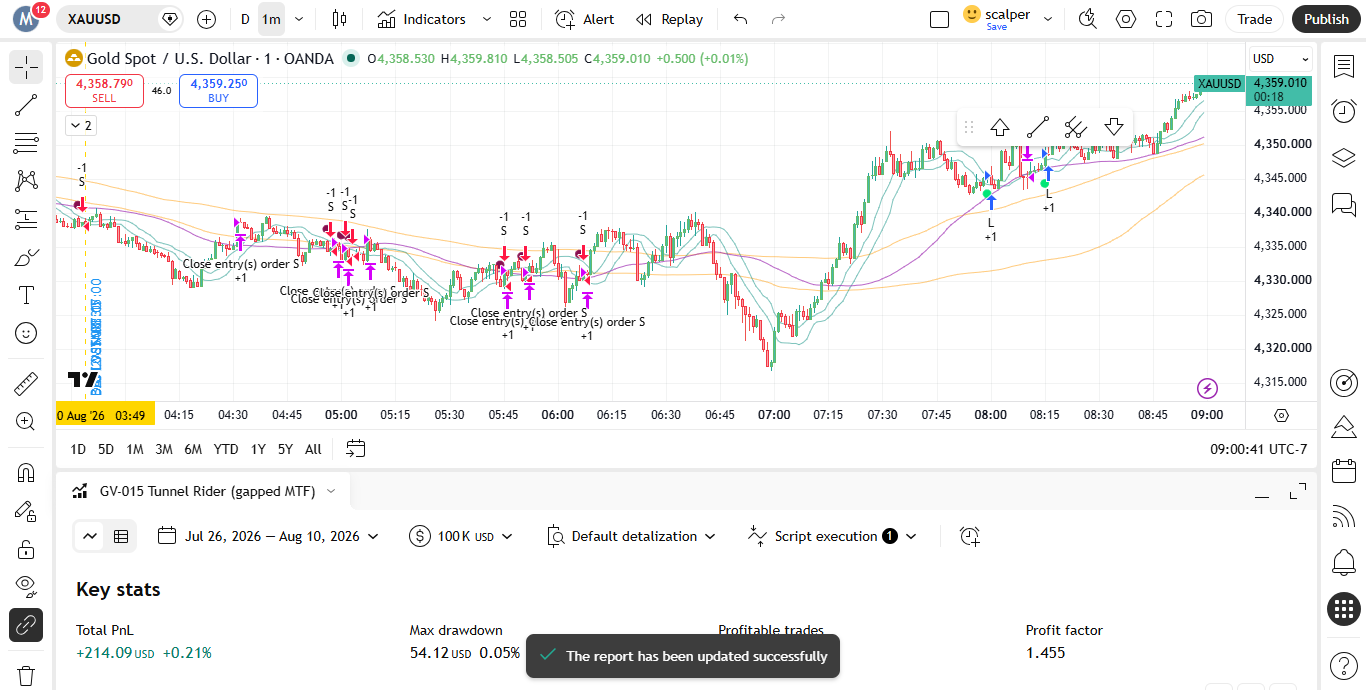
#> input picture evidence_court/artifacts/tv_xau_tf_1m.png, 1366 x 690 px
$ python _render_principles_on_tv_mt5.py
#> lines starting #> are read from the running program, lines starting #| are printed output that depends on the picture
#> in load_tv, img is the input picture: shape (690, 1366, 3); mean B, G, R 242.8, 243.4, 243.6
"""Overlay Court principles onto REAL charts (TradingView captures + MT5/M1 data).

Uses cv2 only. Language: Force / Pullback / Resume (never load/reclaim).
TradingView CDP optional — falls back to artifacts/tv_xau_tf_*.png.
"""
from __future__ import annotations

import csv
from datetime import datetime
from pathlib import Path
from typing import List, Optional, Sequence, Tuple

import cv2
import numpy as np

ROOT = Path(__file__).resolve().parents[2]
ART = Path(__file__).resolve().parent
OUT = ART / "policy_principles_on_charts"
OUT.mkdir(parents=True, exist_ok=True)

# BGR
WHITE = (235, 235, 235)
GOLD = (40, 180, 220)
GREEN = (80, 200, 120)
RED = (80, 80, 220)
CYAN = (200, 200, 80)
ORANGE = (60, 140, 255)
PURPLE = (200, 120, 180)
MUTED = (160, 160, 170)
DARK = (0, 0, 0)

TV_SHOTS = {
    "1m": ART / "tv_xau_tf_1m.png",
    "15m": ART / "tv_xau_tf_15m.png",
    "30m": ART / "tv_xau_tf_30m.png",
    "day12": ART / "tv_day12_chart_view.png",
}

XAU_M1 = Path(
    r"C:\Users\user\Fable5_Foundation\MOMENTUM_ONE\the-truth\data\raw\XAUUSD_M1_full.csv"
)


def put(img, text, xy, scale=0.55, color=WHITE, thick=1):
    cv2.putText(
        img, text, xy, cv2.FONT_HERSHEY_SIMPLEX, scale, color, thick, cv2.LINE_AA
    )


def banner_top(img, lines: Sequence[Tuple[str, tuple]], h_frac: float = 0.22):
    """Semi-transparent principle banner on top of real chart."""
#> called with h_frac = 0.22
    h, w = img.shape[:2]
    bh = max(90, int(h * h_frac))
    overlay = img.copy()
    cv2.rectangle(overlay, (0, 0), (w, bh), (12, 12, 16), -1)
    out = cv2.addWeighted(overlay, 0.72, img, 0.28, 0)
    y = 28
    for text, col in lines:
        put(out, text[:110], (16, y), 0.55 if y > 40 else 0.7, col, 2 if y < 40 else 1)
        y += 26
#> out: shape (690, 1366, 3); mean B, G, R 206.5, 207.5, 208.6
#> after the loop, y = 132
    return out


def banner_bottom(img, text: str, color=CYAN):
    h, w = img.shape[:2]
    overlay = img.copy()
    cv2.rectangle(overlay, (0, h - 48), (w, h), (12, 12, 16), -1)
    out = cv2.addWeighted(overlay, 0.7, img, 0.3, 0)
    put(out, text[:120], (16, h - 18), 0.5, color, 1)
    return out


def side_rail(img, title: str, bullets: Sequence[str], color=GOLD):
    """Right-side principle rail on real chart."""
#> called with title = 'Policy principle', color = (40, 180, 220)
    h, w = img.shape[:2]
    rw = min(340, max(260, w // 3))
    x0 = w - rw
    overlay = img.copy()
    cv2.rectangle(overlay, (x0, 0), (w, h), (18, 18, 24), -1)
    out = cv2.addWeighted(overlay, 0.78, img, 0.22, 0)
    put(out, title[:28], (x0 + 12, 36), 0.6, color, 2)
    y = 70
    for b in bullets:
        for i in range(0, len(b), 32):
            put(out, b[i : i + 32], (x0 + 12, y), 0.42, WHITE, 1)
            y += 20
        y += 8
        if y > h - 60:
            break
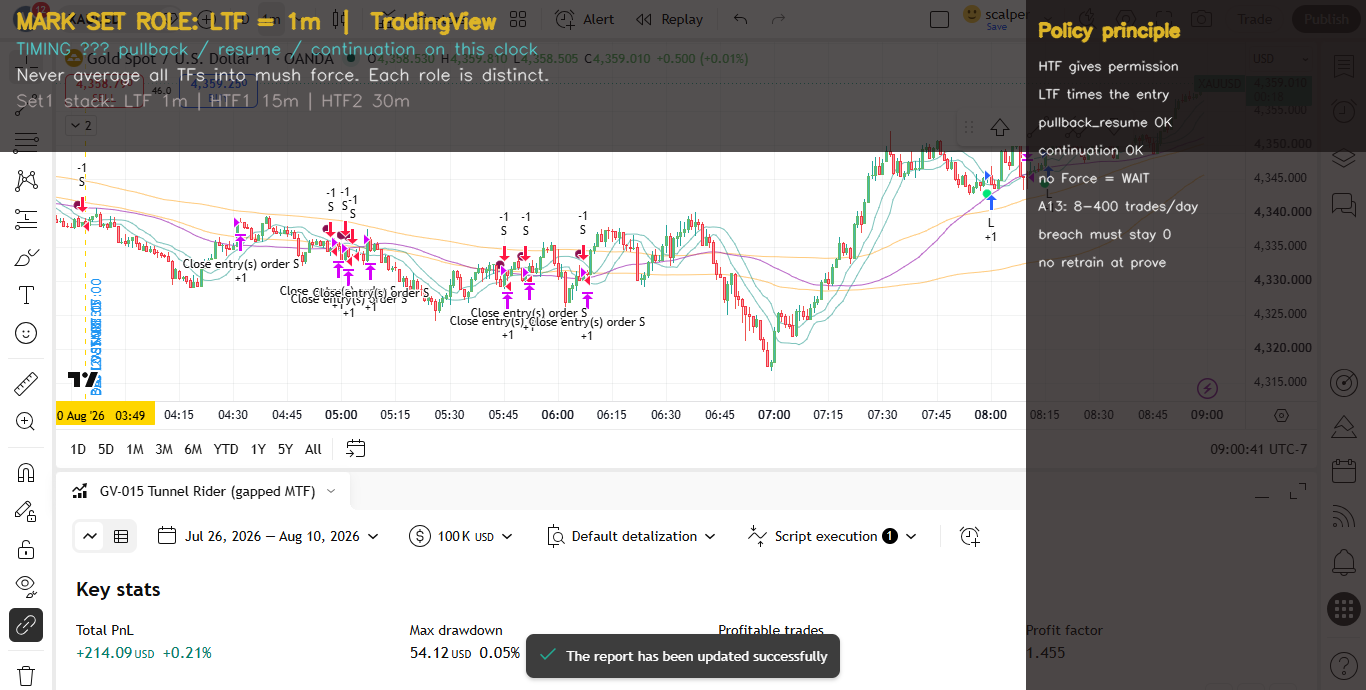
#> out: shape (690, 1366, 3); mean B, G, R 169.8, 170.9, 173.2
#> after the loop, y = 294
    put(out, "Policy eyes on REAL chart", (x0 + 12, h - 40), 0.4, MUTED, 1)
    put(out, "cv2 overlay | not edge engine", (x0 + 12, h - 18), 0.38, MUTED, 1)
#| wrote evidence_court/artifacts/policy_principles_on_charts/tv_1m_role_ltf.png (690, 1366, 3)
    return out


def load_tv(path: Path) -> Optional[np.ndarray]:
    if not path.is_file():
        return None
    img = cv2.imread(str(path))
    return img


def annotate_force_pullback_resume(img: np.ndarray, tf_label: str) -> np.ndarray:
    """Principle 04 on a live/TV chart."""
    out = banner_top(
        img,
        [
            (f"PRINCIPLE: FORCE -> PULLBACK -> RESUME  |  TV chart  {tf_label}", GOLD),
            ("FORCE = HTF permission (tide). No Force = I wait.", GREEN),
            ("PULLBACK = LTF dip against tide. I still wait (no dip-chase).", ORANGE),
            ("RESUME = return with Force. Then I may fire.", CYAN),
        ],
    )
    out = banner_bottom(
        out,
        "I am the Policy. This is a REAL chart. Geometry over indicator names. Source: TradingView capture.",
    )
    # legend boxes lower-left
    h, w = out.shape[:2]
    x, y = 20, h - 160
    for lab, col in (
        ("FORCE", GREEN),
        ("PULLBACK", ORANGE),
        ("RESUME", CYAN),
    ):
        cv2.rectangle(out, (x, y), (x + 110, y + 36), col, 2)
        put(out, lab, (x + 12, y + 25), 0.5, col, 1)
        x += 125
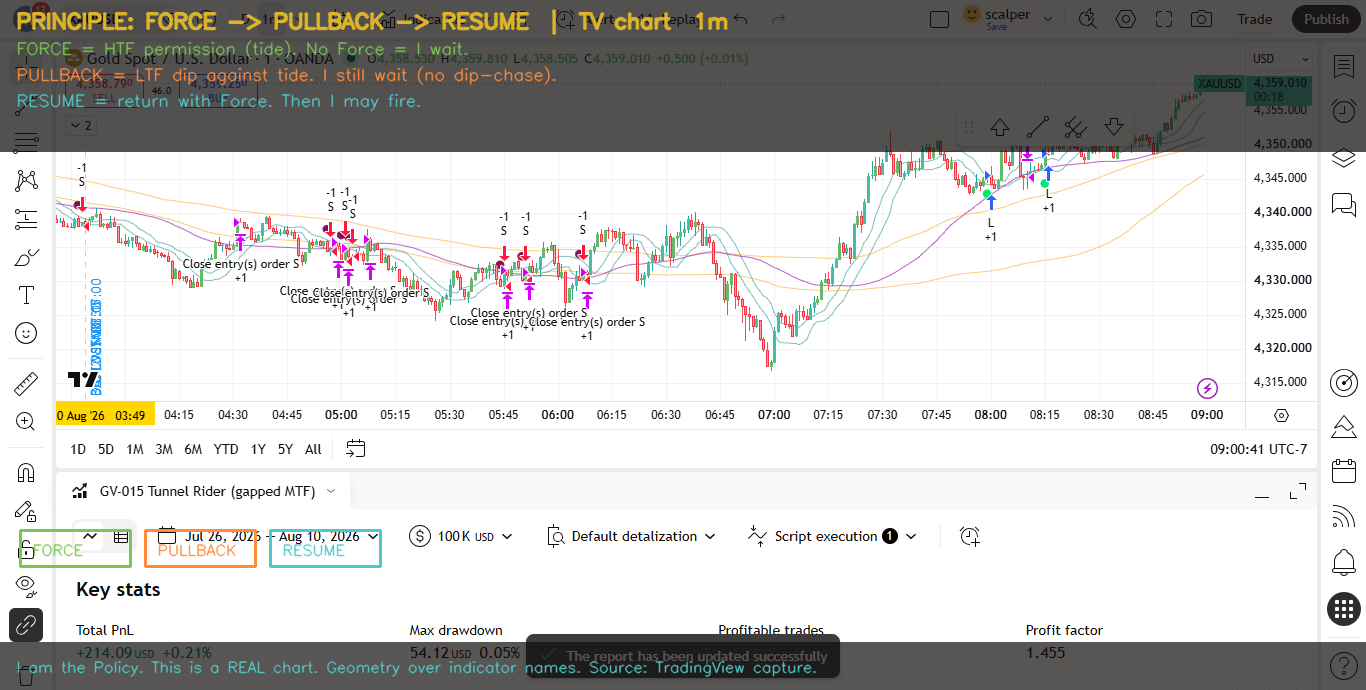
#> out: shape (690, 1366, 3); mean B, G, R 195.8, 197.4, 198.6
#> after the loop, x = 395
#| wrote evidence_court/artifacts/policy_principles_on_charts/tv_1m_force_pullback_resume.png (690, 1366, 3)
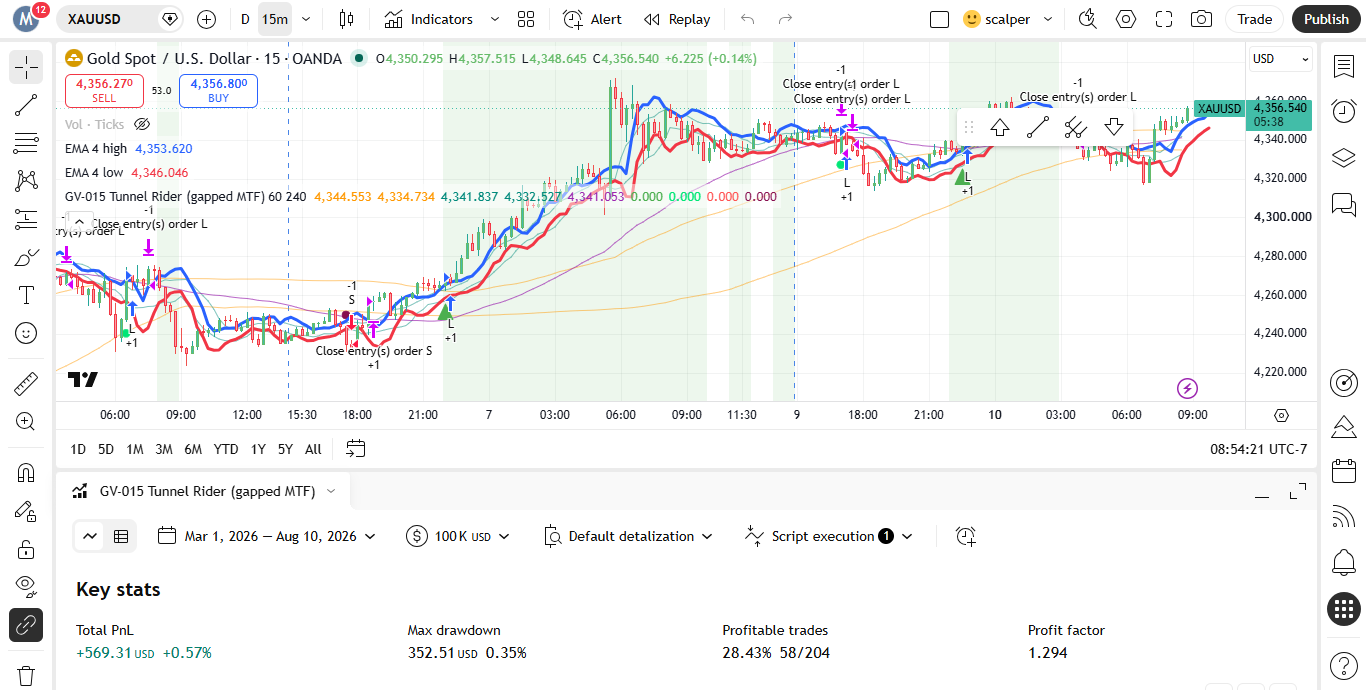
#> input picture evidence_court/artifacts/tv_day12_chart_view.png, 1366 x 690 px
#> in load_tv, img is the input picture: shape (690, 1366, 3); mean B, G, R 243.1, 244.1, 243.1
    return out


def annotate_three_tf_roles(img: np.ndarray, role: str, tf: str) -> np.ndarray:
    """Mark set stack role on this TF chart."""
    role_u = role.upper()
    meaning = {
        "LTF": "TIMING — pullback / resume / continuation on this clock",
        "HTF1": "FORCE — mid confirmation of tide",
        "HTF2": "FORCE — higher confirmation of tide",
    }.get(role_u, "Mark set role")
    out = banner_top(
        img,
        [
            (f"MARK SET ROLE: {role_u} = {tf}  |  TradingView", GOLD),
            (meaning, CYAN),
            ("Never average all TFs into mush force. Each role is distinct.", WHITE),
            ("Set1 stack: LTF 1m | HTF1 15m | HTF2 30m", MUTED),
        ],
    )
    out = side_rail(
        out,
        "Policy principle",
        [
            "HTF gives permission",
            "LTF times the entry",
            "pullback_resume OK",
            "continuation OK",
            "no Force = WAIT",
            "A13: 8-400 trades/day",
            "breach must stay 0",
            "no retrain at prove",
        ],
        GOLD,
    )
    return out


def annotate_mission(img: np.ndarray) -> np.ndarray:
    out = banner_top(
        img,
        [
            ("MISSION A31 on REAL MARKET  |  TradingView / MT5 data path", GOLD),
            ("ONE bot. Target% and Risk% change STATE, not WEIGHTS.", GREEN),
            ("Breach 0 absolute. Scalper MUST land 8-400 trades/day (A13).", RED),
            ("Train offline. Freeze at prove. Measure dual. Court PROMOTE only.", ORANGE),
        ],
    )
#> in banner_top (call 7), `out = cv2.addWeighted(overlay, 0.72, img, 0.28, 0)`:
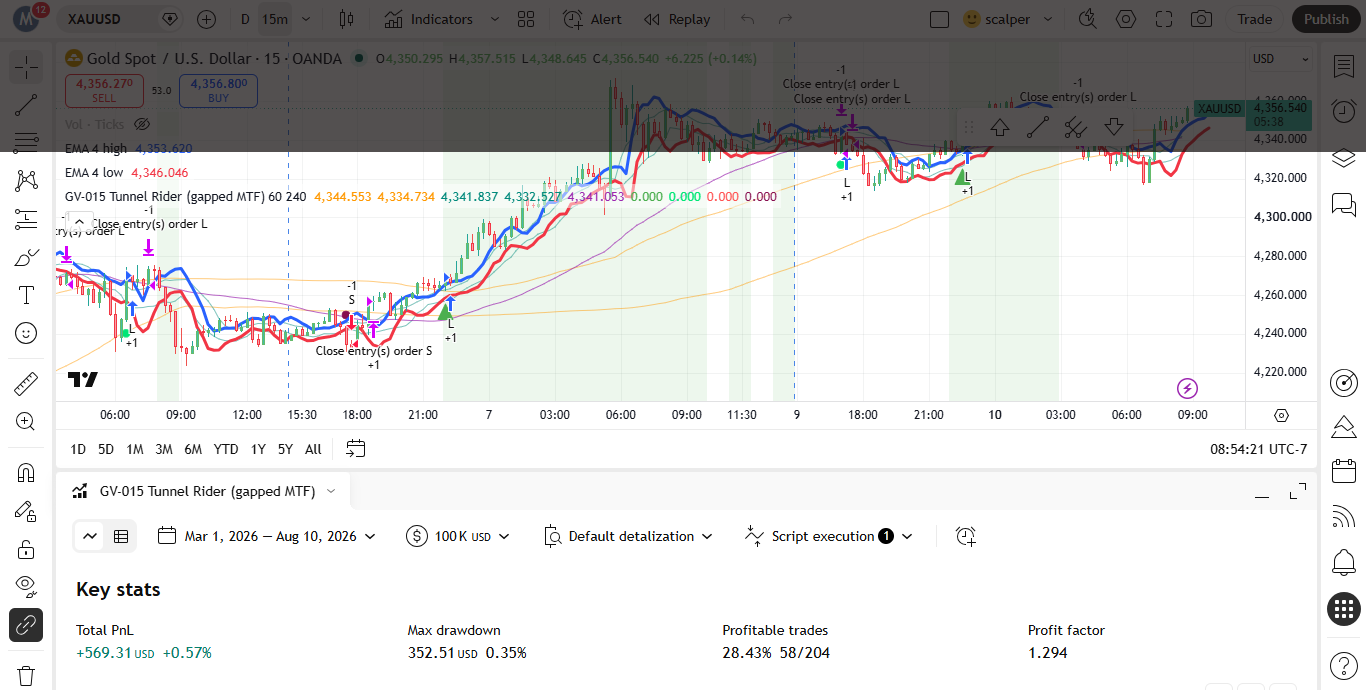
#> out: shape (690, 1366, 3); mean B, G, R 207.4, 208.2, 208.3
#> after the loop in banner_top (call 7), `for text, col in lines:`: y = 132
    return banner_bottom(
        out, "Evidence: principles painted on live-style chart — Policy understanding"
    )
#| wrote evidence_court/artifacts/policy_principles_on_charts/tv_day12_mission_a31.png (690, 1366, 3)


def annotate_mental_replay(img: np.ndarray) -> np.ndarray:
    out = banner_top(
        img,
        [
            ("MENTAL REPLAY on chart  |  BEFORE / DURING / AFTER x 3 TFs", GOLD),
            ("BEFORE: Force side + pullback/resume setup", GREEN),
            ("DURING: hold with Force or thrash on LTF noise?", ORANGE),
            ("AFTER: still Force? exit quality? outcome tags teach offline", CYAN),
        ],
        h_frac=0.2,
    )
    h, w = out.shape[:2]
    # 3 phase labels across chart mid
    for i, (lab, col) in enumerate(
        (("BEFORE", GREEN), ("DURING", ORANGE), ("AFTER", CYAN))
    ):
        x = int(w * (0.12 + i * 0.28))
        cv2.rectangle(out, (x, h // 2 - 20), (x + 140, h // 2 + 20), col, 2)
        put(out, lab, (x + 20, h // 2 + 8), 0.6, col, 2)
#| wrote evidence_court/artifacts/policy_principles_on_charts/tv_day12_mental_replay.png (690, 1366, 3)
    return banner_bottom(
        out, "Offline journal only — I do not retrain from this at prove (A14)"
    )


def annotate_senses(img: np.ndarray) -> np.ndarray:
    out = banner_top(
        img,
        [
            ("SENSES A32 on market picture  |  pack into my brain", GOLD),
            ("SIGHT structure  |  FEEL pullback tension  |  TASTE edge+goal  |  HEAR regime", CYAN),
            ("Fail: flat on B&B day | freeze on tension | all bars equal | thrash reverse", RED),
        ],
    )
    return side_rail(
        out,
        "Not folklore RSI",
        [
            "Relative to edge",
            "Every official set",
            "Drive the brain",
            "Not probe-only",
        ],
        PURPLE,
    )
#| wrote evidence_court/artifacts/policy_principles_on_charts/tv_day12_senses_a32.png (690, 1366, 3)
#| wrote evidence_court/artifacts/policy_principles_on_charts/tv_set1_collage_1m_15m_30m.png (1030, 900, 3)


def load_m1_bars(path: Path, date: str = "2026-01-21", limit: int = 180) -> List[dict]:
    """Load MT5-style M1 CSV (flexible columns)."""
    if not path.is_file():
        return []
    rows: List[dict] = []
    with path.open("r", encoding="utf-8", errors="replace") as f:
        # sniff header
        sample = f.read(4096)
        f.seek(0)
        try:
            dialect = csv.Sniffer().sniff(sample, delimiters=",;\t")
        except csv.Error:
            dialect = csv.excel
        reader = csv.DictReader(f, dialect=dialect)
        if not reader.fieldnames:
            return []
        fields = {n.lower().strip(): n for n in reader.fieldnames}

        # [9 lines left out: function col, not called in this run]

        c_date = col("date", "time", "datetime", "timestamp")
        c_o = col("open", "o")
        c_h = col("high", "h")
        c_l = col("low", "l")
        c_c = col("close", "c")
        if not all([c_o, c_h, c_l, c_c]):
            return []
        for r in reader:
            raw_t = str(r.get(c_date, "") or "")
            if date and date not in raw_t and not raw_t.startswith(date):
                # also allow YYYY.MM.DD
                d2 = date.replace("-", ".")
                if d2 not in raw_t:
                    continue
            try:
                rows.append(
                    {
                        "t": raw_t,
                        "open": float(r[c_o]),
                        "high": float(r[c_h]),
                        "low": float(r[c_l]),
                        "close": float(r[c_c]),
                    }
                )
            except (TypeError, ValueError, KeyError):
                continue
            if len(rows) >= limit:
                break
    return rows


def render_mt5_candles(
    bars: Sequence[dict],
    *,
    w: int = 1280,
    h: int = 720,
    title: str = "XAUUSD M1 (MT5 data path)",
) -> np.ndarray:
    """Paint OHLC candles from MT5/local CSV — real prices, cv2 canvas."""
    img = np.zeros((h, w, 3), dtype=np.uint8)
    img[:] = (22, 22, 28)
    if len(bars) < 5:
        put(img, "No M1 bars — check XAUUSD CSV path", (40, 80), 0.7, RED, 2)
        return img

    put(img, title, (20, 36), 0.7, GOLD, 2)
    put(img, f"bars={len(bars)}  source=local MT5-style CSV  (not synthetic random)", (20, 64), 0.45, MUTED, 1)

    pad_l, pad_r, pad_t, pad_b = 60, 40, 90, 50
    chart_w = w - pad_l - pad_r
    chart_h = h - pad_t - pad_b
    highs = [b["high"] for b in bars]
    lows = [b["low"] for b in bars]
    lo, hi = min(lows), max(highs)
    span = max(hi - lo, 1e-9)

    def ypx(price: float) -> int:
        return int(pad_t + (hi - price) / span * chart_h)

    n = len(bars)
    bw = max(2, chart_w // n - 1)
    for i, b in enumerate(bars):
        x = pad_l + int(i * chart_w / n)
        y_o, y_c = ypx(b["open"]), ypx(b["close"])
        y_h, y_l = ypx(b["high"]), ypx(b["low"])
        up = b["close"] >= b["open"]
        col = GREEN if up else RED
        cv2.line(img, (x + bw // 2, y_h), (x + bw // 2, y_l), col, 1)
        y1, y2 = min(y_o, y_c), max(y_o, y_c)
        if y2 - y1 < 1:
            y2 = y1 + 1
        cv2.rectangle(img, (x, y1), (x + bw, y2), col, -1)

    # Force / Pullback / Resume legend on MT5 chart
    put(img, "Geometry to see here:", (20, h - 28), 0.5, WHITE, 1)
    put(img, "FORCE (tide)", (280, h - 28), 0.5, GREEN, 1)
    put(img, "PULLBACK (dip)", (430, h - 28), 0.5, ORANGE, 1)
    put(img, "RESUME (with tide)", (610, h - 28), 0.5, CYAN, 1)
    return img


def collage_three_tv(paths: dict) -> Optional[np.ndarray]:
    """Stack LTF/HTF1/HTF2 TV shots with role labels (Mark set1)."""
    imgs = []
    labels = [("LTF", "1m"), ("HTF1", "15m"), ("HTF2", "30m")]
    for role, tf in labels:
        p = paths.get(tf)
        im = load_tv(p) if p else None
        if im is None:
            return None
        im = cv2.resize(im, (900, 320))
        put(im, f"{role} = {tf}", (16, 36), 0.9, GOLD, 2)
        imgs.append(im)
    # title strip
    title = np.zeros((70, 900, 3), dtype=np.uint8)
    title[:] = (18, 18, 22)
    put(title, "MARK SET1 on TradingView: 1m + 15m + 30m  |  Force from HTFs, timing on LTF", (12, 44), 0.55, GOLD, 2)
    return np.vstack([title] + imgs)


def save(name: str, img: np.ndarray) -> Path:
    p = OUT / name
    cv2.imwrite(str(p), img)
    print("wrote", p, img.shape)
    return p


def main():
    written: List[Path] = []

    # --- TradingView real captures ---
    for tf, path in list(TV_SHOTS.items())[:3]:
        im = load_tv(path)
        if im is None:
            print("missing TV shot", path)
            continue
        role = {"1m": "LTF", "15m": "HTF1", "30m": "HTF2"}.get(tf, "TF")
        a = annotate_three_tf_roles(im, role, tf)
        written.append(save(f"tv_{tf}_role_{role.lower()}.png", a))
        b = annotate_force_pullback_resume(im, tf)
        written.append(save(f"tv_{tf}_force_pullback_resume.png", b))

    day12 = load_tv(TV_SHOTS["day12"])
    if day12 is not None:
        written.append(save("tv_day12_mission_a31.png", annotate_mission(day12)))
        written.append(
            save("tv_day12_mental_replay.png", annotate_mental_replay(day12))
        )
        written.append(save("tv_day12_senses_a32.png", annotate_senses(day12)))

    col = collage_three_tv(TV_SHOTS)
    if col is not None:
        written.append(save("tv_set1_collage_1m_15m_30m.png", col))

    # --- MT5 / local M1 path ---
    bars = load_m1_bars(XAU_M1, date="2026-01-21", limit=200)
    if not bars:
        # try any recent chunk: last rows of file without date filter
        bars = load_m1_bars(XAU_M1, date="", limit=200)
    mt5 = render_mt5_candles(
        bars,
        title="XAUUSD M1 from MT5 data path (local CSV)",
    )
    written.append(save("mt5_xau_m1_raw_candles.png", mt5))
#| wrote evidence_court/artifacts/policy_principles_on_charts/mt5_xau_m1_raw_candles.png (720, 1280, 3)
    written.append(
        save(
            "mt5_xau_m1_force_pullback_resume.png",
            annotate_force_pullback_resume(mt5, "M1 MT5-data"),
        )
    )
#| wrote evidence_court/artifacts/policy_principles_on_charts/mt5_xau_m1_force_pullback_resume.png (720, 1280, 3)
    written.append(save("mt5_xau_m1_mission.png", annotate_mission(mt5)))
#| wrote evidence_court/artifacts/policy_principles_on_charts/mt5_xau_m1_mission.png (720, 1280, 3)
    written.append(save("mt5_xau_m1_senses.png", annotate_senses(mt5)))
#| wrote evidence_court/artifacts/policy_principles_on_charts/mt5_xau_m1_senses.png (720, 1280, 3)

    # index
    idx = np.zeros((520, 1000, 3), dtype=np.uint8)
    idx[:] = (18, 18, 22)
    put(idx, "INDEX — Principles on REAL charts (TV + MT5 data)", (20, 40), 0.7, GOLD, 2)
    put(idx, f"folder: {OUT.as_posix()}", (20, 70), 0.45, MUTED, 1)
    put(idx, "TradingView CDP was offline — used saved TV captures + MT5 CSV.", (20, 100), 0.45, ORANGE, 1)
    y = 140
    for p in written:
        put(idx, p.name, (20, y), 0.45, WHITE, 1)
        y += 22
#> this loop made 14 passes
#> y on passes 1 to 8: 162, 184, 206, 228, 250, 272, 294, 316
#> after the loop, y = 448
    written.append(save("00_index.png", idx))
#| wrote evidence_court/artifacts/policy_principles_on_charts/00_index.png (520, 1000, 3)
    print("DONE", len(written), "files ->", OUT)
#| DONE 15 files -> evidence_court/artifacts/policy_principles_on_charts


if __name__ == "__main__":
    main()
